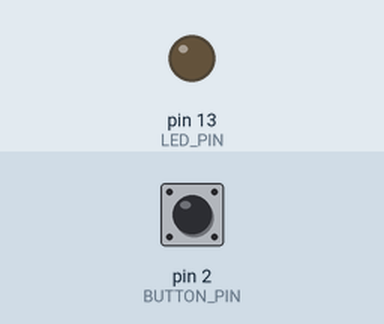
This program was run on a simulated Arduino Mega 2560, built with avr-gcc and run on an emulated ATmega2560. On the bench: output pins drawn as LEDs (lit = HIGH). Inputs (shaded band) come from the test bench; at power-on: pin 2 (BUTTON_PIN) HIGH. What the program prints to the serial monitor is not drawn.

Above: at 1.2 s.
1.3 s: pin 2 (BUTTON_PIN) pulled LOW for 0.15 s
At 1.42 s:
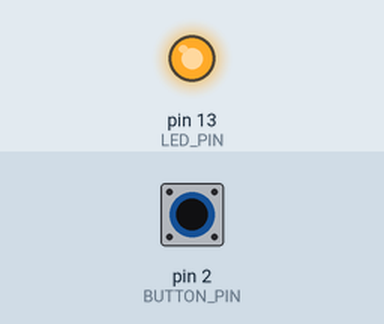
2.9 s: pin 2 (BUTTON_PIN) pulled LOW for 3.2 s
At 7.5 s:
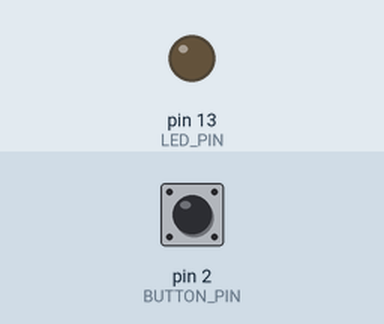
Timing chart, 0 to 9.0 s (numbered marks = the images above; inputs shaded):
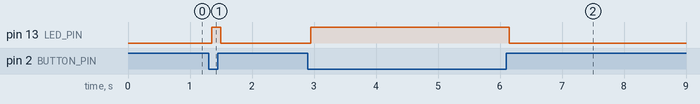

The program:

main.cpp
```cpp
#include <Arduino.h>
#include "led.h"
#include "button.h"
#include "pump_controller.h"

void setup()
{
    Serial.begin(115200);

    Led::Initialize();
    Button::Initialize();

    Serial.println("Firmware Learn");
    Serial.println("Pump Controller module added");

}

void loop()
{
    Button::Update();
    PumpController::Update();
}
```

button.h
```cpp
#pragma once

namespace Button
{
    void Initialize();
    void Update();
    bool IsPressed();
}
```

led.h
```cpp
#pragma once

namespace Led
{
    void Initialize();
    void On();
    void Off();
    void Toggle();
    void Update();
}
```

pump_controller.h
```cpp
#pragma once

namespace PumpController
{
    enum class State
    {
        Idle,   // Ready, no pump demand
        Running, // Pump is operating
        Fault    // Pump is in fault state
    };
    void Initialize();
    void Update();
}
```

button.cpp
```cpp
#include <Arduino.h>
#include "button.h"

namespace

// private variables
{
     const uint8_t BUTTON_PIN = 2;
     const unsigned long DEBOUNCE_TIME_MS = 50;


    bool isPressed = false;
    bool lastRawState = false;

    unsigned long lastChangeTime = 0;
}

//public functions
    void Button::Initialize()
    {
        // I  Implementation for button initialization
        pinMode(BUTTON_PIN, INPUT_PULLUP);
    }

    void Button::Update()
    {
      // Implementation for button update
      bool rawState = digitalRead(BUTTON_PIN) == LOW;
      unsigned long currentTime = millis();

    if (rawState != lastRawState)
    {
        lastChangeTime = currentTime;
        lastRawState = rawState;
    }

    if (currentTime - lastChangeTime >= DEBOUNCE_TIME_MS)
    {
        isPressed = rawState;
    }
}

    bool Button::IsPressed()
    {
        // Implementation for checking if button is pressed
        return isPressed;
    }
```

led.cpp
```cpp
#include <Arduino.h>
#include "led.h"

namespace
{
    const uint8_t LED_PIN = LED_BUILTIN;
    const unsigned long HEARTBEAT_INTERVAL_MS = 500;

    bool ledIsOn = false;
    unsigned long previousToggleTime = 0;
}

void Led::Initialize()
{
    pinMode(LED_PIN, OUTPUT);
    Off();
}

void Led::On()
{
    ledIsOn = true;
    digitalWrite(LED_PIN, HIGH);
}

void Led::Off()
{
    ledIsOn = false;
    digitalWrite(LED_PIN, LOW);
}

void Led::Toggle()
{
    if (ledIsOn)
    {
        Off();
    }
    else
    {
        On();
    }
}

void Led::Update()
{
    unsigned long currentTime = millis();

    if (currentTime - previousToggleTime >= HEARTBEAT_INTERVAL_MS)
    {
        previousToggleTime = currentTime;
        Toggle();
    }
}
```

pump_controller.cpp
```cpp
#include "pump_controller.h"
#include "button.h"
#include "led.h"

namespace
{
    PumpController::State currentState = PumpController::State::Idle;
}

void PumpController::Initialize()
{
    // Implementation for pump controller initialization
    currentState = PumpController::State::Idle;
}

void PumpController::Update()
{
    // Implementation for pump controller update
    if (Button::IsPressed())
    {
        currentState = PumpController::State::Running;
    }
    else
    {
        currentState = PumpController::State::Idle;
    }

    if (currentState == PumpController::State::Running)
    {
        Led::On();
    }
    else
    {
        Led::Off();
    }
}
```

Measured:
- after the input at 1.3 s, pin 13 (LED_PIN): LOW → HIGH after 0.05 s, → LOW 0.15 s later
- after the input at 2.9 s, pin 13 (LED_PIN): LOW → HIGH after 0.05 s, → LOW 3.2 s later
